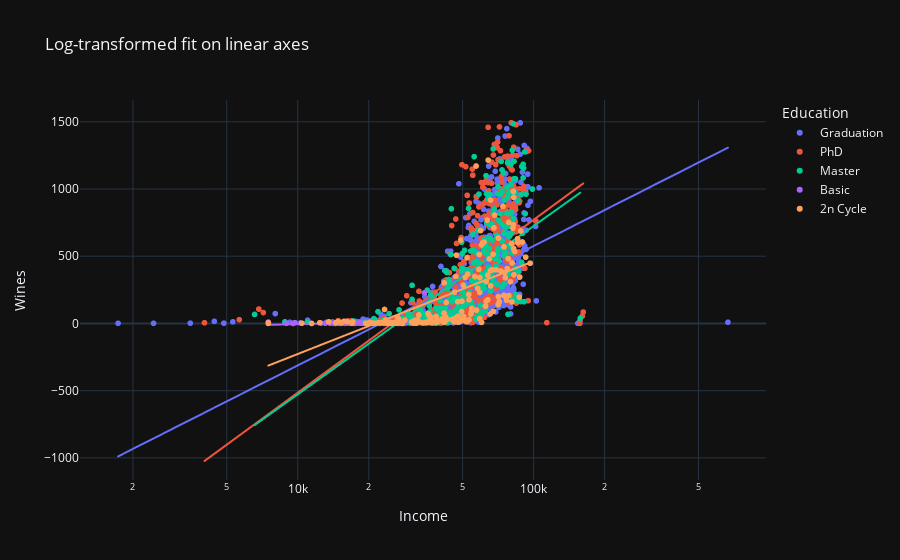

The notebook cell this image was saved under:
### Code cell
# Does income differentiate customers who purchase wine
px.scatter(data_frame=df, x = 'Income', y = 'MntWines', labels={'MntWines':'Wines'}, color = 'Education', log_x=True,  trendline_options=dict(log_x=True), trendline="ols",  title="Log-transformed fit on linear axes")

### Figure 1 — Plotly figure (JSON) as saved in the notebook; plotly's stock layout.template omitted (floating-point values rounded to 4 significant figures; data arrays with more than 128 entries replaced by an {"elided": "..."} marker saying what was removed)
{"data": [{"hovertemplate": "Education=Graduation<br>Income=%{x}<br>Wines=%{y}<extra></extra>", "legendgroup": "Graduation", "marker": {"color": "#636efa", "symbol": "circle"}, "mode": "markers", "name": "Graduation", "showlegend": true, "x": {"elided": "1127 float values"}, "xaxis": "x", "y": {"elided": "1127 int values"}, "yaxis": "y", "type": "scattergl"}, {"hovertemplate": "<b>OLS trendline</b><br>MntWines = 888.264 * log10(Income) + -3865.35<br>R<sup>2</sup>=0.411415<br><br>Education=Graduation<br>Income=%{x}<br>Wines=%{y} <b>(trend)</b><extra></extra>", "legendgroup": "Graduation", "marker": {"color": "#636efa", "symbol": "circle"}, "mode": "lines", "name": "Graduation", "showlegend": false, "x": {"elided": "1116 float values"}, "xaxis": "x", "y": {"elided": "1116 float values"}, "yaxis": "y", "type": "scattergl"}, {"hovertemplate": "Education=PhD<br>Income=%{x}<br>Wines=%{y}<extra></extra>", "legendgroup": "PhD", "marker": {"color": "#EF553B", "symbol": "circle"}, "mode": "markers", "name": "PhD", "showlegend": true, "x": {"elided": "486 float values"}, "xaxis": "x", "y": {"elided": "486 int values"}, "yaxis": "y", "type": "scattergl"}, {"hovertemplate": "<b>OLS trendline</b><br>MntWines = 1285.83 * log10(Income) + -5658.06<br>R<sup>2</sup>=0.351545<br><br>Education=PhD<br>Income=%{x}<br>Wines=%{y} <b>(trend)</b><extra></extra>", "legendgroup": "PhD", "marker": {"color": "#EF553B", "symbol": "circle"}, "mode": "lines", "name": "PhD", "showlegend": false, "x": {"elided": "481 float values"}, "xaxis": "x", "y": {"elided": "481 float values"}, "yaxis": "y", "type": "scattergl"}, {"hovertemplate": "Education=Master<br>Income=%{x}<br>Wines=%{y}<extra></extra>", "legendgroup": "Master", "marker": {"color": "#00cc96", "symbol": "circle"}, "mode": "markers", "name": "Master", "showlegend": true, "x": {"elided": "370 float values"}, "xaxis": "x", "y": {"elided": "370 int values"}, "yaxis": "y", "type": "scattergl"}, {"hovertemplate": "<b>OLS trendline</b><br>MntWines = 1252.51 * log10(Income) + -5537.64<br>R<sup>2</sup>=0.450718<br><br>Education=Master<br>Income=%{x}<br>Wines=%{y} <b>(trend)</b><extra></extra>", "legendgroup": "Master", "marker": {"color": "#00cc96", "symbol": "circle"}, "mode": "lines", "name": "Master", "showlegend": false, "x": {"elided": "365 float values"}, "xaxis": "x", "y": {"elided": "365 float values"}, "yaxis": "y", "type": "scattergl"}, {"hovertemplate": "Education=Basic<br>Income=%{x}<br>Wines=%{y}<extra></extra>", "legendgroup": "Basic", "marker": {"color": "#ab63fa", "symbol": "circle"}, "mode": "markers", "name": "Basic", "showlegend": true, "x": [7500.0, 24590.0, 9548.0, 28250.0, 24880.0, 24480.0, 27190.0, 24280.0, 30800.0, 18980.0, 25960.0, 21060.0, 13080.0, 17490.0, 20420.0, 26870.0, 25440.0, 14910.0, 15040.0, 22630.0, 16580.0, 14420.0, 23720.0, 15060.0, 8940.0, 25710.0, 7500.0, 27000.0, 18390.0, 24370.0, 17260.0, 22630.0, 13720.0, 24590.0, 15860.0, 9722.0, 18750.0, 23530.0, 28390.0, 16010.0, 28250.0, 20190.0, 24880.0, 34440.0, 22120.0, 22390.0, 14190.0, 20420.0, 16000.0, 15250.0, 26490.0, 25220.0, 16180.0, 14920.0], "xaxis": "x", "y": [6, 1, 0, 1, 1, 4, 1, 16, 8, 2, 2, 1, 2, 0, 4, 0, 1, 7, 4, 2, 1, 0, 5, 6, 1, 1, 10, 7, 7, 2, 6, 2, 2, 1, 1, 6, 2, 9, 1, 3, 1, 0, 1, 228, 3, 0, 2, 4, 1, 1, 2, 4, 5, 3], "yaxis": "y", "type": "scattergl"}, {"hovertemplate": "<b>OLS trendline</b><br>MntWines = 43.07 * log10(Income) + -177.257<br>R<sup>2</sup>=0.046330<br><br>Education=Basic<br>Income=%{x}<br>Wines=%{y} <b>(trend)</b><extra></extra>", "legendgroup": "Basic", "marker": {"color": "#ab63fa", "symbol": "circle"}, "mode": "lines", "name": "Basic", "showlegend": false, "x": [7500.0, 7500.0, 8940.0, 9548.0, 9722.0, 13080.0, 13720.0, 14190.0, 14420.0, 14910.0, 14920.0, 15040.0, 15060.0, 15250.0, 15860.0, 16000.0, 16010.0, 16180.0, 16580.0, 17260.0, 17490.0, 18390.0, 18750.0, 18980.0, 20190.0, 20420.0, 20420.0, 21060.0, 22120.0, 22390.0, 22630.0, 22630.0, 23530.0, 23720.0, 24280.0, 24370.0, 24480.0, 24590.0, 24590.0, 24880.0, 24880.0, 25220.0, 25440.0, 25710.0, 25960.0, 26490.0, 26870.0, 27000.0, 27190.0, 28250.0, 28250.0, 28390.0, 30800.0, 34440.0], "xaxis": "x", "y": [-10.36, -10.36, -7.073, -5.842, -5.504, 0.05114, 0.9444, 1.566, 1.871, 2.49, 2.505, 2.655, 2.677, 2.92, 3.653, 3.82, 3.831, 4.03, 4.482, 5.228, 5.477, 6.422, 6.777, 7.007, 8.169, 8.382, 8.382, 8.957, 9.876, 10.1, 10.3, 10.3, 11.03, 11.18, 11.62, 11.68, 11.77, 11.86, 11.86, 12.07, 12.07, 12.33, 12.49, 12.68, 12.87, 13.24, 13.51, 13.6, 13.73, 14.45, 14.45, 14.54, 16.07, 18.16], "yaxis": "y", "type": "scattergl"}, {"hovertemplate": "Education=2n Cycle<br>Income=%{x}<br>Wines=%{y}<extra></extra>", "legendgroup": "2n Cycle", "marker": {"color": "#FFA15A", "symbol": "circle"}, "mode": "markers", "name": "2n Cycle", "showlegend": true, "x": {"elided": "203 float values"}, "xaxis": "x", "y": {"elided": "203 int values"}, "yaxis": "y", "type": "scattergl"}, {"hovertemplate": "<b>OLS trendline</b><br>MntWines = 690.736 * log10(Income) + -2990.19<br>R<sup>2</sup>=0.410175<br><br>Education=2n Cycle<br>Income=%{x}<br>Wines=%{y} <b>(trend)</b><extra></extra>", "legendgroup": "2n Cycle", "marker": {"color": "#FFA15A", "symbol": "circle"}, "mode": "lines", "name": "2n Cycle", "showlegend": false, "x": {"elided": "200 float values"}, "xaxis": "x", "y": {"elided": "200 float values"}, "yaxis": "y", "type": "scattergl"}], "layout": {"xaxis": {"anchor": "y", "domain": [0.0, 1.0], "title": {"text": "Income"}, "type": "log"}, "yaxis": {"anchor": "x", "domain": [0.0, 1.0], "title": {"text": "Wines"}}, "legend": {"title": {"text": "Education"}, "tracegroupgap": 0}, "title": {"text": "Log-transformed fit on linear axes"}}}
